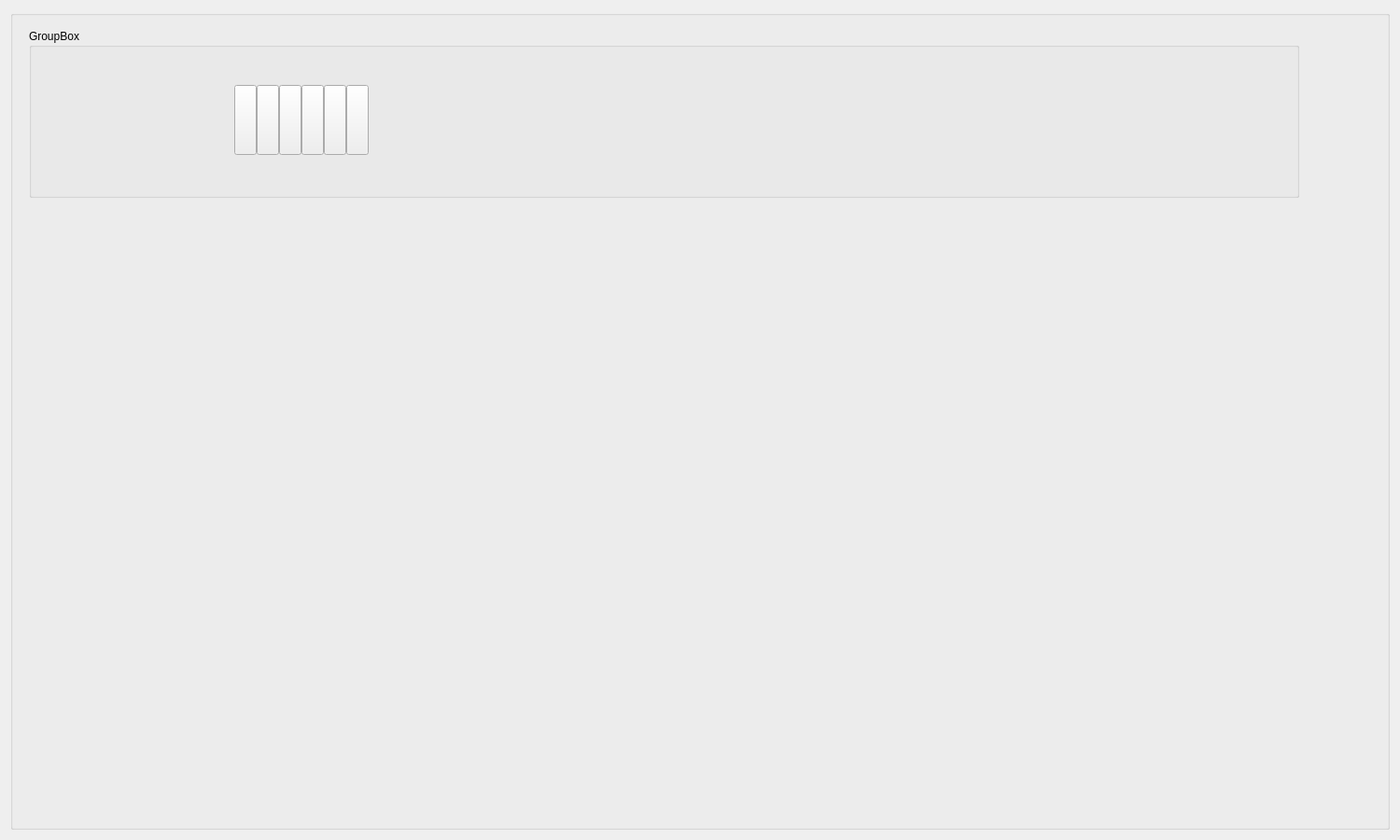
<?xml version="1.0" encoding="UTF-8"?>
<ui version="4.0">
 <class>User::UserWindow</class>
 <widget class="QWidget" name="User::UserWindow">
  <property name="geometry">
   <rect>
    <x>0</x>
    <y>0</y>
    <width>1500</width>
    <height>900</height>
   </rect>
  </property>
  <property name="windowTitle">
   <string>Widget</string>
  </property>
  <layout class="QGridLayout" name="gridLayout">
   <item row="0" column="0">
    <widget class="QGroupBox" name="background">
     <property name="title">
      <string/>
     </property>
     <widget class="QGroupBox" name="groupBox">
      <property name="geometry">
       <rect>
        <x>20</x>
        <y>20</y>
        <width>1361</width>
        <height>181</height>
       </rect>
      </property>
      <property name="title">
       <string>GroupBox</string>
      </property>
      <widget class="QLabel" name="lab_logo">
       <property name="geometry">
        <rect>
         <x>10</x>
         <y>50</y>
         <width>250</width>
         <height>100</height>
        </rect>
       </property>
       <property name="maximumSize">
        <size>
         <width>250</width>
         <height>100</height>
        </size>
       </property>
       <property name="text">
        <string/>
       </property>
      </widget>
      <widget class="QWidget" name="widget5" native="true">
       <property name="geometry">
        <rect>
         <x>220</x>
         <y>60</y>
         <width>754</width>
         <height>75</height>
        </rect>
       </property>
       <property name="minimumSize">
        <size>
         <width>0</width>
         <height>75</height>
        </size>
       </property>
       <property name="maximumSize">
        <size>
         <width>16777215</width>
         <height>75</height>
        </size>
       </property>
       <layout class="QHBoxLayout" name="horizontalLayout">
        <property name="spacing">
         <number>0</number>
        </property>
        <property name="leftMargin">
         <number>0</number>
        </property>
        <property name="topMargin">
         <number>0</number>
        </property>
        <property name="rightMargin">
         <number>0</number>
        </property>
        <property name="bottomMargin">
         <number>0</number>
        </property>
        <item>
         <widget class="QToolButton" name="btn1">
          <property name="sizePolicy">
           <sizepolicy hsizetype="Fixed" vsizetype="Expanding">
            <horstretch>0</horstretch>
            <verstretch>0</verstretch>
           </sizepolicy>
          </property>
          <property name="text">
           <string/>
          </property>
         </widget>
        </item>
        <item>
         <widget class="QToolButton" name="btn2">
          <property name="sizePolicy">
           <sizepolicy hsizetype="Fixed" vsizetype="Expanding">
            <horstretch>0</horstretch>
            <verstretch>0</verstretch>
           </sizepolicy>
          </property>
          <property name="text">
           <string/>
          </property>
         </widget>
        </item>
        <item>
         <widget class="QToolButton" name="btn3">
          <property name="sizePolicy">
           <sizepolicy hsizetype="Fixed" vsizetype="Expanding">
            <horstretch>0</horstretch>
            <verstretch>0</verstretch>
           </sizepolicy>
          </property>
          <property name="text">
           <string/>
          </property>
         </widget>
        </item>
        <item>
         <widget class="QToolButton" name="btn4">
          <property name="sizePolicy">
           <sizepolicy hsizetype="Fixed" vsizetype="Expanding">
            <horstretch>0</horstretch>
            <verstretch>0</verstretch>
           </sizepolicy>
          </property>
          <property name="text">
           <string/>
          </property>
         </widget>
        </item>
        <item>
         <widget class="QToolButton" name="btn5">
          <property name="sizePolicy">
           <sizepolicy hsizetype="Fixed" vsizetype="Expanding">
            <horstretch>0</horstretch>
            <verstretch>0</verstretch>
           </sizepolicy>
          </property>
          <property name="text">
           <string/>
          </property>
         </widget>
        </item>
        <item>
         <widget class="QToolButton" name="btn6">
          <property name="sizePolicy">
           <sizepolicy hsizetype="Fixed" vsizetype="Expanding">
            <horstretch>0</horstretch>
            <verstretch>0</verstretch>
           </sizepolicy>
          </property>
          <property name="text">
           <string/>
          </property>
         </widget>
        </item>
        <item>
         <spacer name="horizontalSpacer1">
          <property name="orientation">
           <enum>Qt::Horizontal</enum>
          </property>
          <property name="sizeHint" stdset="0">
           <size>
            <width>413</width>
            <height>20</height>
           </size>
          </property>
         </spacer>
        </item>
       </layout>
      </widget>
     </widget>
    </widget>
   </item>
  </layout>
 </widget>
 <resources/>
 <connections/>
</ui>
